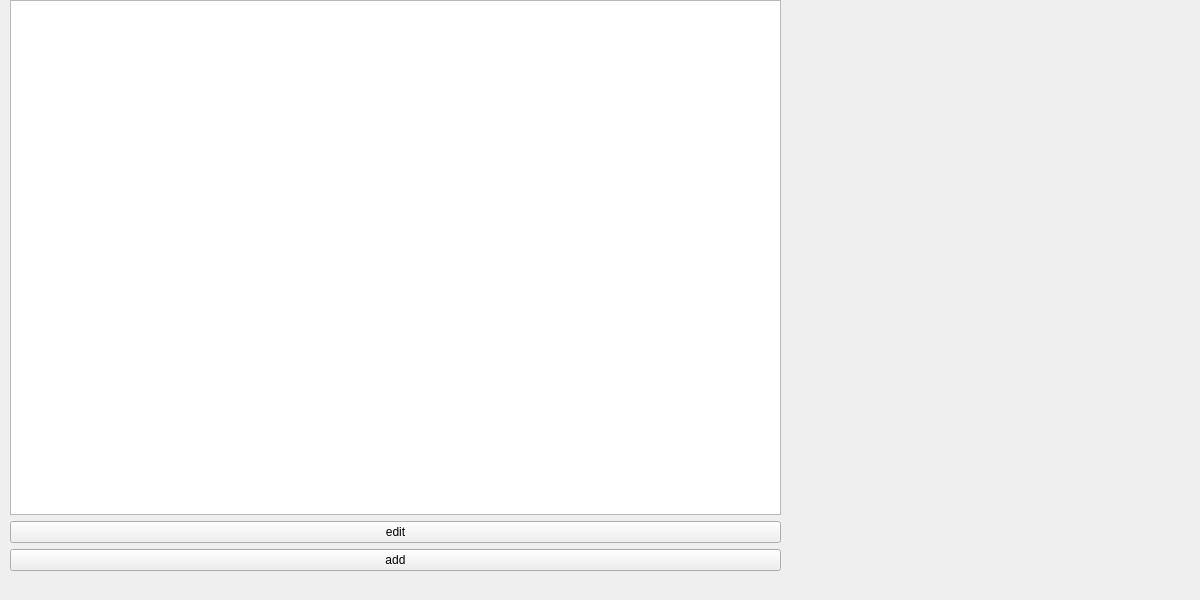
<?xml version="1.0" encoding="UTF-8"?>
<ui version="4.0">
 <class>MainWindow</class>
 <widget class="QMainWindow" name="MainWindow">
  <property name="geometry">
   <rect>
    <x>0</x>
    <y>0</y>
    <width>1200</width>
    <height>600</height>
   </rect>
  </property>
  <property name="windowTitle">
   <string>MainWindow</string>
  </property>
  <widget class="QWidget" name="centralwidget">
   <widget class="QWidget" name="verticalLayoutWidget">
    <property name="geometry">
     <rect>
      <x>10</x>
      <y>0</y>
      <width>771</width>
      <height>571</height>
     </rect>
    </property>
    <layout class="QVBoxLayout" name="verticalLayout">
     <item>
      <widget class="QTableWidget" name="tableWidget"/>
     </item>
     <item>
      <widget class="QPushButton" name="edit_btn">
       <property name="text">
        <string>edit</string>
       </property>
      </widget>
     </item>
     <item>
      <widget class="QPushButton" name="add_btn">
       <property name="text">
        <string>add</string>
       </property>
      </widget>
     </item>
    </layout>
   </widget>
  </widget>
 </widget>
 <resources/>
 <connections/>
</ui>
